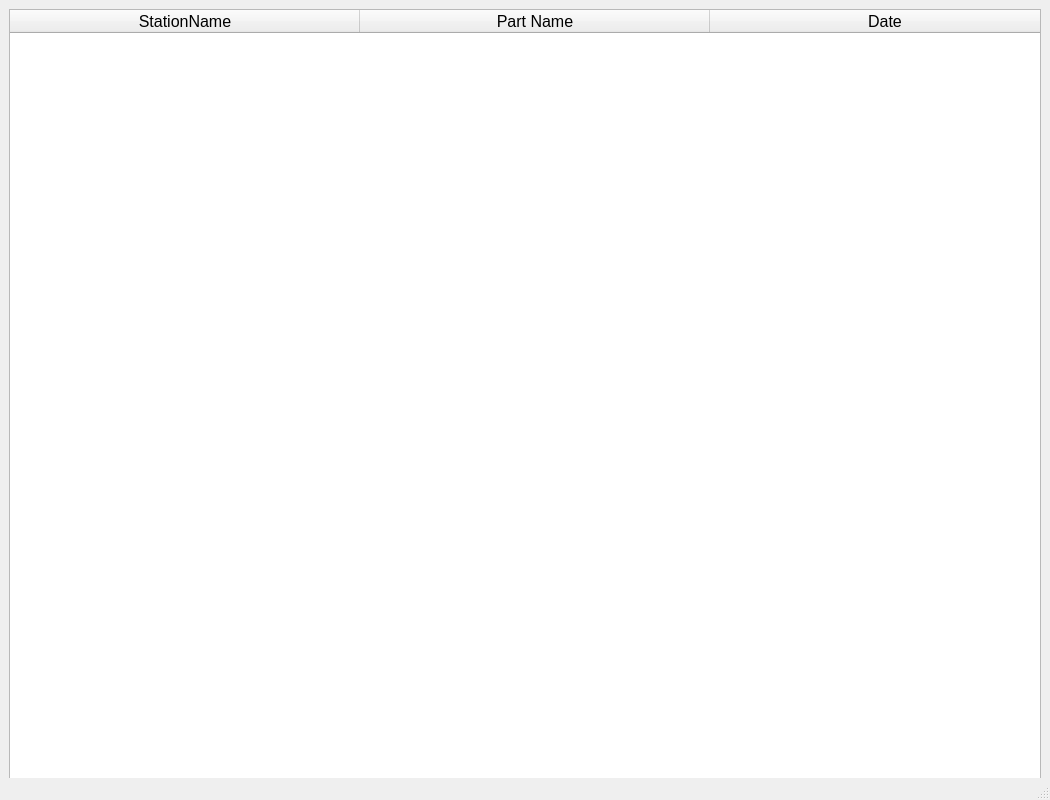
<?xml version="1.0" encoding="UTF-8"?>
<ui version="4.0">
 <class>MainWindow</class>
 <widget class="QMainWindow" name="MainWindow">
  <property name="windowModality">
   <enum>Qt::NonModal</enum>
  </property>
  <property name="geometry">
   <rect>
    <x>0</x>
    <y>0</y>
    <width>1050</width>
    <height>800</height>
   </rect>
  </property>
  <property name="minimumSize">
   <size>
    <width>1050</width>
    <height>800</height>
   </size>
  </property>
  <property name="maximumSize">
   <size>
    <width>1050</width>
    <height>16777215</height>
   </size>
  </property>
  <property name="windowTitle">
   <string>History Data</string>
  </property>
  <widget class="QWidget" name="centralwidget">
   <layout class="QHBoxLayout" name="horizontalLayout">
    <item>
     <widget class="QTableWidget" name="tableWidget">
      <property name="minimumSize">
       <size>
        <width>1000</width>
        <height>800</height>
       </size>
      </property>
      <property name="maximumSize">
       <size>
        <width>1050</width>
        <height>16777215</height>
       </size>
      </property>
      <property name="focusPolicy">
       <enum>Qt::WheelFocus</enum>
      </property>
      <property name="rowCount">
       <number>0</number>
      </property>
      <property name="columnCount">
       <number>3</number>
      </property>
      <attribute name="horizontalHeaderCascadingSectionResizes">
       <bool>false</bool>
      </attribute>
      <attribute name="horizontalHeaderDefaultSectionSize">
       <number>350</number>
      </attribute>
      <attribute name="horizontalHeaderHighlightSections">
       <bool>true</bool>
      </attribute>
      <attribute name="horizontalHeaderMinimumSectionSize">
       <number>50</number>
      </attribute>
      <column>
       <property name="text">
        <string>StationName</string>
       </property>
       <property name="font">
        <font>
         <pointsize>12</pointsize>
        </font>
       </property>
       <property name="textAlignment">
        <set>AlignCenter</set>
       </property>
      </column>
      <column>
       <property name="text">
        <string>Part Name</string>
       </property>
       <property name="font">
        <font>
         <pointsize>12</pointsize>
        </font>
       </property>
      </column>
      <column>
       <property name="text">
        <string>Date</string>
       </property>
       <property name="font">
        <font>
         <pointsize>12</pointsize>
        </font>
       </property>
      </column>
     </widget>
    </item>
   </layout>
  </widget>
  <widget class="QMenuBar" name="menubar">
   <property name="geometry">
    <rect>
     <x>0</x>
     <y>0</y>
     <width>1050</width>
     <height>21</height>
    </rect>
   </property>
  </widget>
  <widget class="QStatusBar" name="statusbar"/>
 </widget>
 <resources/>
 <connections/>
</ui>
